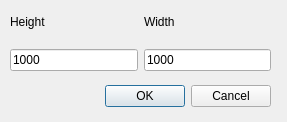
<?xml version="1.0" encoding="UTF-8"?>
<ui version="4.0">
 <class>Resize</class>
 <widget class="QDialog" name="Resize">
  <property name="geometry">
   <rect>
    <x>0</x>
    <y>0</y>
    <width>287</width>
    <height>122</height>
   </rect>
  </property>
  <property name="windowTitle">
   <string>Resize image</string>
  </property>
  <property name="locale">
   <locale language="English" country="UnitedStates"/>
  </property>
  <property name="sizeGripEnabled">
   <bool>false</bool>
  </property>
  <widget class="QDialogButtonBox" name="buttonBox">
   <property name="geometry">
    <rect>
     <x>70</x>
     <y>80</y>
     <width>201</width>
     <height>32</height>
    </rect>
   </property>
   <property name="orientation">
    <enum>Qt::Horizontal</enum>
   </property>
   <property name="standardButtons">
    <set>QDialogButtonBox::Cancel|QDialogButtonBox::Ok</set>
   </property>
  </widget>
  <widget class="QWidget" name="gridLayoutWidget">
   <property name="geometry">
    <rect>
     <x>10</x>
     <y>0</y>
     <width>261</width>
     <height>71</height>
    </rect>
   </property>
   <layout class="QGridLayout" name="gridLayout">
    <item row="0" column="0">
     <widget class="QLabel" name="label">
      <property name="text">
       <string>Height</string>
      </property>
     </widget>
    </item>
    <item row="1" column="0">
     <widget class="QLineEdit" name="height">
      <property name="text">
       <string>1000</string>
      </property>
     </widget>
    </item>
    <item row="1" column="1">
     <widget class="QLineEdit" name="width">
      <property name="text">
       <string>1000</string>
      </property>
     </widget>
    </item>
    <item row="0" column="1">
     <widget class="QLabel" name="label_2">
      <property name="text">
       <string>Width</string>
      </property>
     </widget>
    </item>
   </layout>
  </widget>
 </widget>
 <resources/>
 <connections>
  <connection>
   <sender>buttonBox</sender>
   <signal>accepted()</signal>
   <receiver>Resize</receiver>
   <slot>accept()</slot>
   <hints>
    <hint type="sourcelabel">
     <x>248</x>
     <y>254</y>
    </hint>
    <hint type="destinationlabel">
     <x>157</x>
     <y>274</y>
    </hint>
   </hints>
  </connection>
  <connection>
   <sender>buttonBox</sender>
   <signal>rejected()</signal>
   <receiver>Resize</receiver>
   <slot>reject()</slot>
   <hints>
    <hint type="sourcelabel">
     <x>316</x>
     <y>260</y>
    </hint>
    <hint type="destinationlabel">
     <x>286</x>
     <y>274</y>
    </hint>
   </hints>
  </connection>
 </connections>
</ui>
